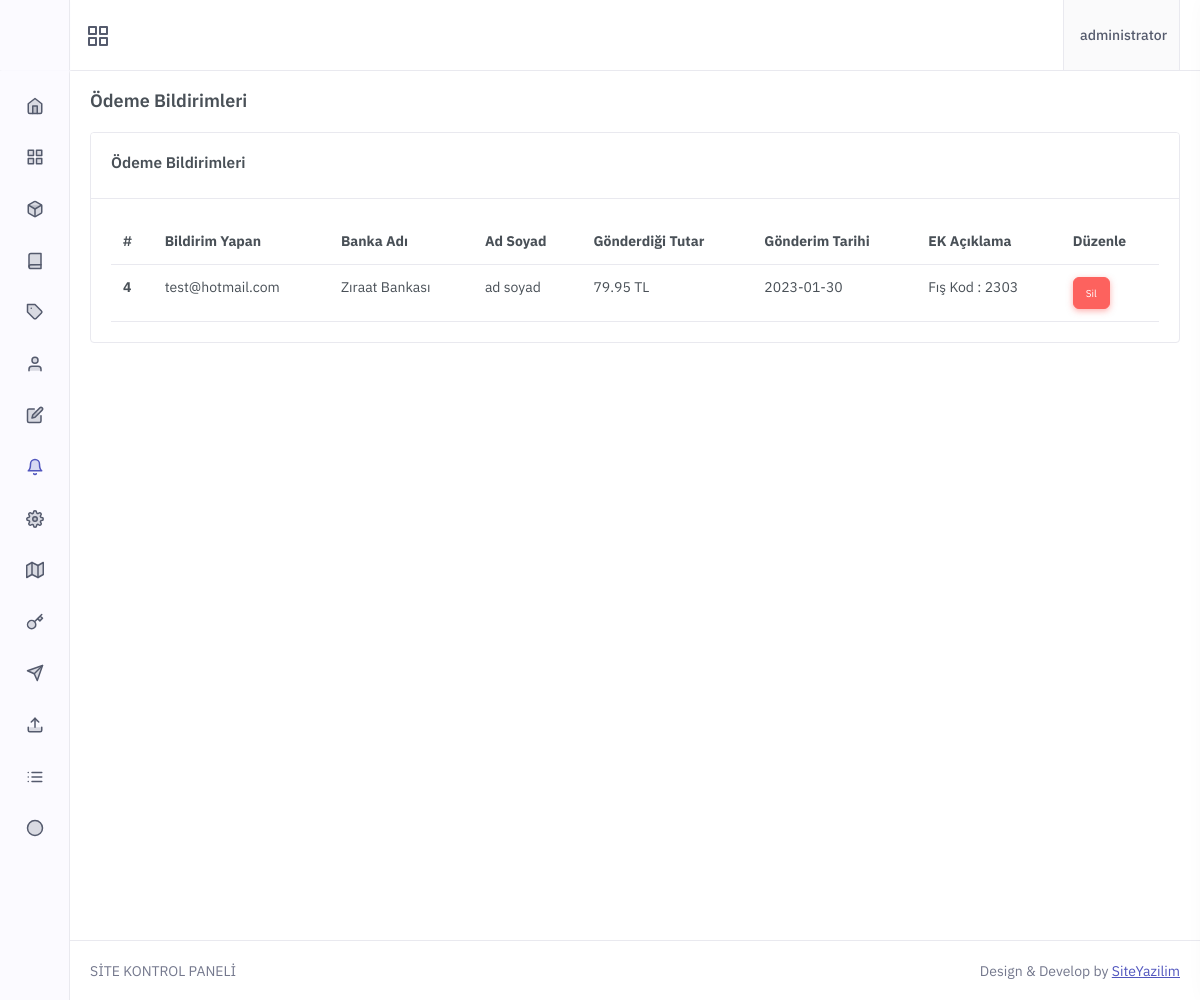
/Dosyalar/admin/bildirimler.php (signed in), run on the app's committed database.
### tables this page shows
CREATE TABLE `uyeler` (
  `id` int(11) NOT NULL,
  `email` varchar(255) NOT NULL,
  `username` varchar(255) NOT NULL,
  `pass` varchar(255) NOT NULL,
  `telefon` varchar(50) NOT NULL,
  `yetki` enum('1','2') NOT NULL DEFAULT '1',
  `bakiye` decimal(20,2) NOT NULL DEFAULT 0.00,
  `tarih` datetime NOT NULL
);

CREATE TABLE `odemebildir` (
  `id` int(11) NOT NULL,
  `banka` varchar(255) NOT NULL,
  `kullanici` varchar(255) NOT NULL,
  `adsoyad` varchar(255) NOT NULL,
  `tutar` text NOT NULL,
  `tarih` varchar(255) NOT NULL,
  `aciklama` varchar(255) NOT NULL
);

### Dosyalar/admin/admin-header.php (called while the page is built, shortened)
<?php
 include'../baglan.php' ;
 if (isset($_SESSION["mail"])) {
 $mail  = $_SESSION["mail"];
 $kbilgi= $vt->query("select * from uyeler where email='$mail'")->fetch();
 if ($kbilgi["yetki"]>0) {
 }  else if($kbilgi["yetki"]==0){ header("Location:../logout.php"); } } elseif(!isset($_SESSION["mail"])){header("Location:admin-login.php");}
?>

### Dosyalar/admin/bildirimler.php (the view, shortened to what this page needs)
<?php include 'admin-header.php'; if($kbilgi["yetki"] == 2){ ?>
<?php include 'admin-menu.php';?>
            <div class="main-content">
                <div class="page-content">
                    <div class="container-fluid">
                        <div class="row">
                            <div class="col-12">
                                <div class="page-title-box d-sm-flex align-items-center justify-content-between">
                                    <h4 class="mb-sm-0 font-size-18">Ödeme Bildirimleri</h4>
                                </div>
                            </div>
                        </div>
		  <div class="row">
                        <div class="col-xl-12">
                            <div class="card">
                                <div class="card-header">
                                    <h4 class="card-title">Ödeme Bildirimleri</h4>
                                </div>
                                <div class="card-body">
                                    <div class="table-responsive">
                                        <table class="table mb-0">
                                            <thead>
                                                <tr>
                                                    <th>#</th>
													<th>Bildirim Yapan</th>
                                                    <th>Banka Adı</th>
                                                    <th>Ad Soyad</th>
                                                    <th>Gönderdiği Tutar</th>
													<th>Gönderim Tarihi</th>
													<th>EK Açıklama</th>
												   <th>Düzenle</th>
                                                </tr>
                                            </thead>
                                            <tbody>
<?php $uye  = $vt->query("select * from odemebildir ORDER by id")->fetchAll(PDO::FETCH_ASSOC); foreach ($uye as $uye) {  ?>
                                                <tr>
                                                    <th scope="row"><?php echo $uye["id"] ?></th>
													<td><?php echo $uye["kullanici"] ?></td>
                                                    <td><?php echo $uye["banka"] ?></td>
                                                    <td><?php echo $uye["adsoyad"] ?></td>
                                                    <td><?php echo $uye["tutar"] ?> TL</td>
													<td><?php echo $uye["tarih"] ?></td>
													<td><?php echo $uye["aciklama"] ?></td>
													<td>
						<a href="?id=<?php echo $uye["id"] ?>&sil=ok" style="border-radius:6px;  font-size:10px;" class="btn btn-danger">Sil</a>
						</td>
                                                </tr>
<?php } ?>
                                            </tbody>
                                        </table>
                                    </div>
                                </div>
                            </div>
                        </div>
				      </div>
                    </div>
                </div>
<?php include 'admin-footer.php'; } ?>

### Dosyalar/admin/admin-menu.php (shortened to what this page needs)
<!doctype html>
<html lang="tr">
    <head>
        <link href="../epin/admin/vs.css" rel="stylesheet" type="text/css" />
        <link rel="stylesheet" href="../epin/admin/pre.css" type="text/css" />
        <link href="../epin/admin/bootstrap.css" id="bootstrap-style" rel="stylesheet" type="text/css" />
        <link href="../epin/admin/icon.css" rel="stylesheet" type="text/css" />
		<link href="../epin/admin/all.css" rel="stylesheet" type="text/css" />
        <link href="../epin/admin/app.css" id="app-style" rel="stylesheet" type="text/css" />
		<link href="../epin/admin/font-awesome-4.1.0/css/font-awesome.min.css" rel="stylesheet" type="text/css">
    </head>
    <body>
        <div id="layout-wrapper">
            <header id="page-topbar">
                <div class="navbar-header">
                    <div class="d-flex">
                        <div class="navbar-brand-box">
                        </div>
                        <button type="button" class="btn btn-sm px-3 font-size-16 header-item" id="vertical-menu-btn">
                        </button>
                    </div>
                    <div class="d-flex">
                        <div class="dropdown d-inline-block">
                            <button type="button" class="btn header-item bg-soft-light border-start border-end" id="page-header-user-dropdown"
                            data-bs-toggle="dropdown" aria-haspopup="true" aria-expanded="false">
                                <span class="d-none d-xl-inline-block ms-1 fw-medium"><?php echo $kbilgi["username"];?></span>
                            </button>
                        </div>
                    </div>
                </div>
            </header>
            <div class="vertical-menu">
                <div data-simplebar class="h-100">
                    <div id="sidebar-menu">
                        <ul class="metismenu list-unstyled" id="side-menu">
                            <li>
                                <a href="index.php">
                                    <i data-feather="home"></i>
                                </a>
                            </li>
                            <li>
                                <a href="javascript: void(0);">
                                    <i data-feather="grid"></i>
                                </a>
                            </li>
                            <li>
                                <a href="javascript: void(0);">
                                    <i data-feather="box"></i>
                                </a>
                            </li>
                            <li>
                                <a href="javascript: void(0);">
                                    <i data-feather="book"></i>
                                </a>
                            </li>
					       <li>
                                <a href="a-siparisler.php">
                                    <i data-feather="tag"></i>
                                </a>
                            </li>
     <li>
                                <a href="a-uyeler.php">
                                    <i data-feather="user"></i>
                                </a>
                            </li>
     <li>
                                <a href="destek.php">
                                    <i data-feather="edit"></i>
                                </a>
                            </li>
     <li>
                                <a href="bildirimler.php">
                                    <i data-feather="bell"></i>
                                </a>
                            </li>
						         <li>
                                <a href="a-ayarlar.php">
                                    <i data-feather="settings"></i>
                                </a>
                            </li>
        <li>
                                <a href="sidebar-ekle.php">
                                    <i data-feather="map"></i>
                                </a>
                            </li>
						         <li>
                                <a href="kupon.php">
                                    <i data-feather="key"></i>
                                </a>
                            </li>
							     <li>
                                <a href="b-yorumlar.php">
                                    <i data-feather="send"></i>
                                </a>
                            </li>
							       <li>
                                <a href="dosya-yukle.php">
                                    <i data-feather="upload"></i>
                                </a>
                            </li>
					           <li>
                                <a href="banka.php">
                                    <i data-feather="list"></i>
                                </a>
                            </li>
           <li>
                                <a href="a-yuklemeler.php">
                                    <i data-feather="circle"></i>
                                </a>
                            </li>
                        </ul>
                    </div>
                </div>
            </div>

### data on the page
uyeler: username "administrator"
odemebildir: id "4", kullanici "test@hotmail.com", banka "Zıraat Bankası", adsoyad "ad soyad", tutar "79.95", tarih "2023-01-30", aciklama "Fış Kod : 2303"
